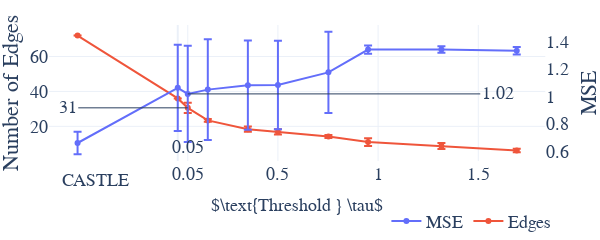

The cell this chart's notebook holds for it:
### Code cell
version = 'cali'
metric = 'MSE'

agg_stats = collect_results(version=version, metric=metric, dsets='100000', res_folder=results_folder, mat_folder=mats_folder)

sub = -0.5
agg_stats.loc[agg_stats['theta']==-1,'theta'] = sub

filter_theta = 1.8
filter_list = [0.1, 0.188, 0.2,0.25, 0.3,0.4,0.45, 0.376, 0.55,0.65, 0.7,0.75, 0.8,0.85,0.9,0.94, 1.504,1.88, 2.256,2.632]#[0.1,0.188,0.2,0.3,0.35,0.376,0.45,0.65,0.7,0.8,0.85,0.9,0.95]
agg_stats = agg_stats[(agg_stats['theta']<=filter_theta) & (~round(agg_stats['theta'],3).isin(filter_list))]
display(agg_stats)

### Plot results
fig = plot_ly_lines(agg_stats,'MSE', height=200)

fig.update_layout(
    legend={
        'y':-0.58,
        'x':0.8,
        'orientation':"h",
        'xanchor': 'center',
        'yanchor': 'bottom'},
    font=dict(
        family='Serif',#"Courier New, monospace",
        size=18,
        # color="Black"
    ) ,
    margin=dict(
            l=10,
            r=10,
            b=0,
            t=25,
            pad=0
            ),   
)

# Set x-axis title
fig.update_xaxes(showgrid=True,title={'text':r'$\text{Threshold } \tau$','font':{'size':18#, 'family': 'Courier New, monospace',
}},tickvals=[a for sub in [[0.05],list(np.round(np.arange(0.5, max(agg_stats['theta']), 0.5),1))] for a in sub],
)

fig.add_annotation(x=0.02, y=-0.225,
            text="CASTLE",
            showarrow=False,
            yshift=0,
            xref='paper',
            yref='paper',)
            
chosen_tau=0.05

fig.add_annotation(x=chosen_tau, y=1.0185,
            text=str(chosen_tau),
            showarrow=True,
            yshift=-126,#-195,
            xref='x',ax=0,
            yref='paper',ay=0)
fig.add_annotation(x=chosen_tau, y=1.0185,
            text=str(1.02),
            showarrow=True,
            yshift=0,
            xref='x',ax=310,
            yref='y2',ay=0)
fig.add_annotation(x=chosen_tau, y=30.6,
            text=str(31),
            showarrow=True,
            yshift=0,
            xref='x',ax=-120,
            yref='y',ay=0)
            
fig.show()

if not os.path.exists(output_folder):
    os.mkdir(output_folder)

out_path = os.path.join(output_folder,f"plot_tauoptim_{version}.png")

if save_figs:
    import kaleido
    fig.write_image(out_path)

### Figure 1 — Plotly figure (JSON) as saved in the notebook; plotly's stock layout.template omitted (floating-point values rounded to 4 significant figures)
{"data": [{"error_y": {"array": [0.08124, 0.3122, 0.3489, 0.366, 0.3235, 0.3217, 0.2943, 0.03002, 0.02363, 0.02689], "type": "data", "visible": true}, "name": "MSE", "type": "scatter", "x": [-0.5, 0, 0.05, 0.15, 0.35, 0.5, 0.752, 0.95, 1.316, 1.692], "xaxis": "x", "y": [0.6622, 1.062, 1.018, 1.05, 1.082, 1.083, 1.175, 1.34, 1.34, 1.332], "yaxis": "y2"}, {"error_y": {"array": [0, 0, 2.93, 0.8165, 1.528, 1.5, 0.8507, 2.236, 1.682, 1], "type": "data", "visible": true}, "name": "Edges", "type": "scatter", "x": [-0.5, 0, 0.05, 0.15, 0.35, 0.5, 0.752, 0.95, 1.316, 1.692], "xaxis": "x", "y": [72, 36, 30.6, 23.4, 18.4, 16.8, 14.25, 11, 8.75, 6.2], "yaxis": "y"}], "layout": {"annotations": [{"showarrow": false, "text": "CASTLE", "x": 0.02, "xref": "paper", "y": -0.225, "yref": "paper", "yshift": 0}, {"ax": 0, "ay": 0, "showarrow": true, "text": "0.05", "x": 0.05, "xref": "x", "y": 1.018, "yref": "paper", "yshift": -126}, {"ax": 310, "ay": 0, "showarrow": true, "text": "1.02", "x": 0.05, "xref": "x", "y": 1.018, "yref": "y2", "yshift": 0}, {"ax": -120, "ay": 0, "showarrow": true, "text": "31", "x": 0.05, "xref": "x", "y": 30.6, "yref": "y", "yshift": 0}], "autosize": true, "font": {"family": "Serif", "size": 18}, "height": 200, "legend": {"orientation": "h", "x": 0.8, "xanchor": "center", "y": -0.58, "yanchor": "bottom"}, "margin": {"b": 0, "l": 10, "pad": 0, "r": 10, "t": 25}, "title": {"text": ""}, "width": 600, "xaxis": {"anchor": "y", "domain": [0, 0.94], "showgrid": true, "tickvals": [0.05, 0.5, 1, 1.5], "title": {"font": {"size": 18}, "text": "$\\text{Threshold } \\tau$"}}, "yaxis": {"anchor": "x", "domain": [0, 1], "title": {"text": "Number of Edges"}}, "yaxis2": {"anchor": "x", "nticks": 6, "overlaying": "y", "showgrid": false, "side": "right", "title": {"text": "MSE"}, "zeroline": false}}}
